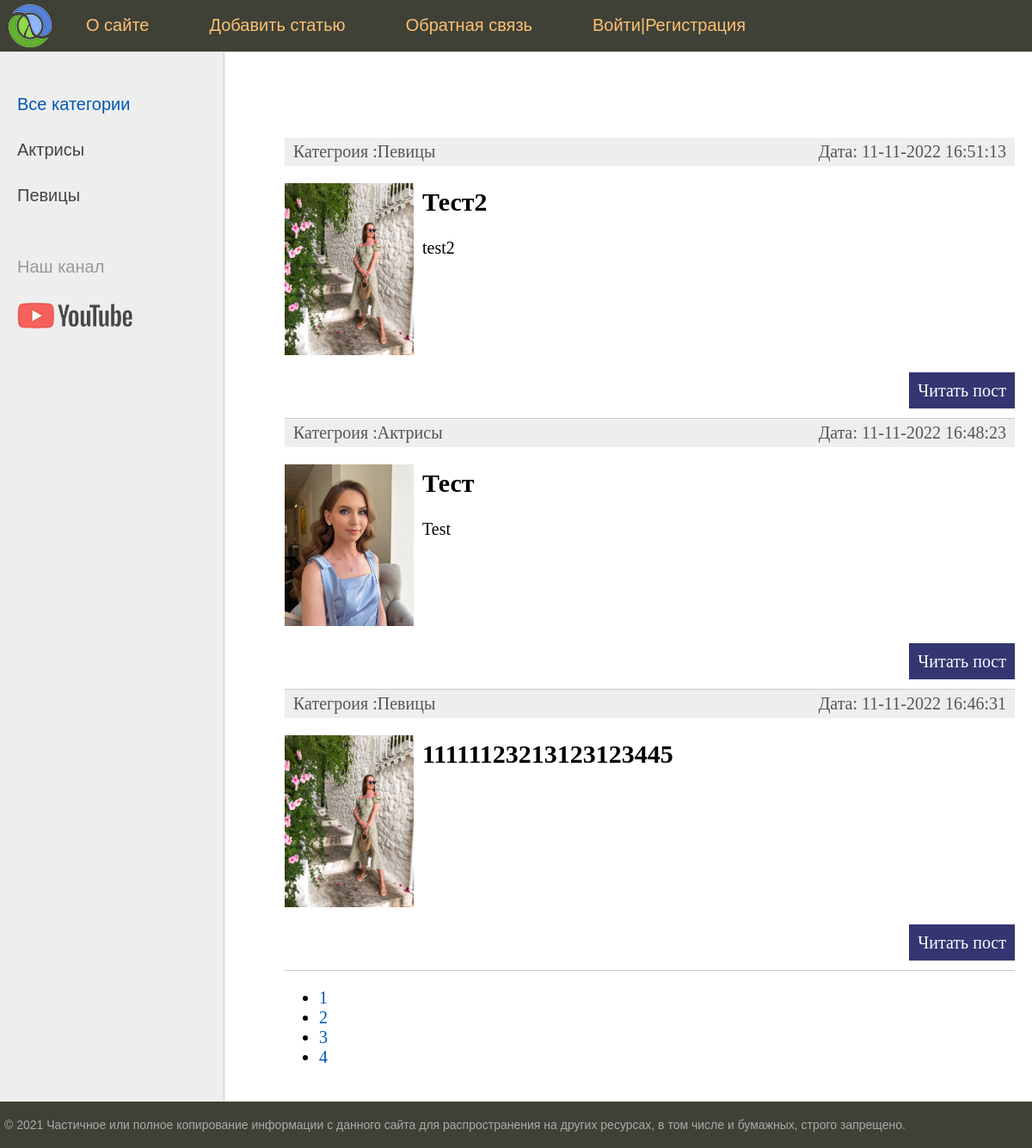
The page / on the database its author committed.
### women/models.py (models this page shows, shortened)
class Category(models.Model):
    name = models.CharField(max_length=100, db_index=True, verbose_name='Название категории')
    slug = models.SlugField(max_length=255, unique=True, db_index=True, verbose_name='URL')
    class Meta:
        verbose_name = 'Категроии'
        verbose_name_plural = 'Категории'
        ordering = ['name']
    def get_absolute_url(self):
        return reverse('category', kwargs={'post_slug': self.slug})
    def __str__(self):
        return self.name

class Women(models.Model):
    title = models.CharField(max_length=255, verbose_name='Заголовок')
    slug = models.SlugField(max_length=255, unique=True, db_index=True, verbose_name='URL')
    content = models.TextField(blank=True, verbose_name='Текст')
    photo = models.ImageField(upload_to="photos/%Y/%m/%d", verbose_name='Фотографии')
    time_create = models.DateTimeField(auto_now_add=True, verbose_name='Время создания')
    time_update = models.DateTimeField(auto_now=True, verbose_name='Время правки')
    is_published = models.BooleanField(default=True, verbose_name='Публикация')
    cat = models.ForeignKey('Category', on_delete=models.PROTECT, verbose_name='Категория')
    def get_absolute_url(self):
        return reverse('post', kwargs={'post_slug': self.slug})
    class Meta:
        verbose_name = 'Известные женщины'
        verbose_name_plural = 'Известные женщины'
        ordering = ['-time_create', 'title']

### women/views.py (the view)
# urls.py: path('', views.WomenHome.as_view(), name='home'),
class WomenHome(DataMixin, ListView):
    paginate_by = 3
    model = Women
    template_name = 'index.html'
    context_object_name = 'posts'
    def get_context_data(self, *, object_list=None, **kwargs):
        context = super().get_context_data(**kwargs)
        c_def = self.get_user_context(title='Главная страница')
        return dict(list(context.items())+list(c_def.items()))
    def get_queryset(self):
        return Women.objects.filter(is_published=True)

### women/templatetags/tags_wis.py (called while the page is built)
@register.inclusion_tag('list_menu.html')
def show_menu():
    menu = [{'title': 'О сайте', 'url_name': 'about'},
            {'title': 'Добавить статью', 'url_name': 'addpage'},
            {'title': 'Обратная связь', 'url_name': 'contact'},
            ]
    return {'menu': menu}

### women/utils.py (called while the page is built)
    def get_user_context(self, **kwargs):
        context = kwargs
        cats = Category.objects.all()
        context['cats'] = cats
        if 'cat_selected' not in context:
            context['cat_selected'] = 0
        return context

### women/templates/index.html (shortened to what this page needs)
{% extends 'base.html' %}
{% block content %}
<ul class="list-articles">
	{% for p in posts %}
	<li><div class="article-panel">
		<p class="first">Категроия :{{p.cat}}</p>
		<p class="last">Дата: {{p.time_update|date:'d-m-Y H:i:s' }}</p>
	</div>
		{% if p.photo %}
		<p><img class="img-article-left thumb" src="{{p.photo.url}}"></p>
		{% endif %}
			<h2>{{p.title}}</h2>
	{% autoescape on %}
	{{p.content|linebreaks|truncatewords:50}}
	{% endautoescape %}
			<p class="link-read-post"><a href="{{ p.get_absolute_url }}">Читать пост</a></p>
			</li>
	{% endfor %}
</ul>
{% endblock %}

### women/templates/base.html (shortened to what this page needs)
{% load static %}
{% load tags_wis %}
<!DOCTYPE html>
<html>
<head>
	<link type="text/css" href="{% static 'women/css/styles.css' %}" rel="stylesheet" />
</head>
<body>
<table class="table-page" border=0 cellpadding="0" cellspacing="0">
<tr><td valign=top>
{% block mainmenu %}
		<div class="header">
			<ul id="mainmenu" class="mainmenu">
			<li class="logo"><a href="{% url 'home' %}"><div class="logo"></div></a></li>
			{% show_menu %}
			</ul>
		</div>
{% endblock mainmenu %}
<table class="table-content" border=0 cellpadding="0" cellspacing="0">
<tr>
	<td valign="top" class="left-chapters">
	<ul id="leftchapters">
		{% if cat_selected == 0 %}
		<li class="selected">Все категории</li>
		{% else %}
		<li><a href="{% url 'home' %}">Все категории</a></li>
		{% endif %}
{% for c in cats %}
		{% if c.slug == cat_selected %}
		<li class="selected">{{ c.name }}</li>
		{% else %}
		<li><a href="{{ c.get_absolute_url }}">{{c.name}}</a></li>
		{% endif %}
{% endfor %}
		<li class="share">
		<p>Наш канал</p>
		<a class="share-yt" href="https://www.youtube.com/channel/UClJzWfGWuGJL2t-3dYKcHTA/playlists" target="_blank" rel="nofollow"></a>
		</li>
	</ul>
</td>
<td valign="top" class="content">
	<div class="content-text">
{% block content %}
{% endblock %}
{% if page_obj.has_other_pages %}
<nav class="list-pages">
	<ul>
		{% for p in paginator.page_range %}
		<li class="page-num"><a href="?page={{ p }}">{{p}}</a></li>
		{% endfor %}
	</ul>
</nav>
{% endif %}
	</div>
</td></tr></table>
</td></tr>
<tr><td valign=top>
	<div id="footer">
		<p>&copy; 2021 Частичное или полное копирование информации с данного сайта для распространения на других ресурсах, в том числе и бумажных, строго запрещено.</p>
	</div>
</td></tr></table>
</body>
</html>

### women/templates/list_menu.html
{% for m in menu %}
<li><a href="{% url m.url_name %}">{{m.title}}</a></li>
{% endfor %}
<li><a href="{% url 'login' %}">Войти</a>|<a href="{% url 'register' %}">Регистрация</a> </li>

### women/static/women/css/styles.css (style rules this page uses)
html, body { font-family: 'Arial'; margin: 0; padding: 0; height: 100%; width: 100%; color: #444; }
a { color: #0059b2; text-decoration: none; }
img { max-width: 600px; height: auto; }
img.img-article-left { max-width: 300px; height: auto; float: left; padding: 0 10px 10px 0; }
img.img-article-left.thumb { max-width: 150px; height: auto; }
p.link-read-post { text-align: right; }
p.link-read-post a { padding: 10px; min-width: 100px; background: #333671; color: #fff; text-decoration: none; }
div.article-panel { background: #eee; padding: 5px 10px 5px 10px; box-sizing: border-box; overflow: hidden; color: #555; }
div.article-panel p.first { margin: 0; float: left; }
div.article-panel p.last { margin: 0; float: right; }
ul.list-articles { list-style: none; margin: 0; padding: 0; }
ul.list-articles li { border-bottom: 1px solid #ccc; }
.table-page { width: 100%; height: 100%; vertical-align: top; }
.table-page tr { height: 100%; }
.header { background: #3F4137; height: 60px; }
.logo { background: url('../img/logo.png') no-repeat 10px 5px; width: 70px; height: 60px; }
ul.mainmenu { list-style: none; margin: 0; padding: 0; height: 60px; color: #fdc073; font-size: 20px; overflow: hidden; }
ul.mainmenu li { float: left; margin: 18px 40px 0 30px; }
ul.mainmenu li.logo { margin: 0; }
ul.mainmenu li a { color: #fdc073; text-decoration: none; }
.table-content { width: 100%; min-height: 100%; height: 100%; }
.left-chapters { margin: 0; background: #eee; border-right: 1px solid #ccc; min-height: 100%; }
.left-chapters ul { width: 230px; min-height: 100%; margin: 0; padding: 20px 10px 10px 20px; list-style: none; font-size: 20px; }
.left-chapters ul li { margin: 30px 0 0 0; color: #999; }
.left-chapters ul li.selected { color: #0059b2; }
.left-chapters ul li a { color: #444; text-decoration: none; }
.left-chapters ul li.share { margin: 60px 0 0 0; }
.left-chapters ul li.share p { margin: 30px 0 30px 0; }
.left-chapters ul li.share a { display: inline-block; width: 40px; height: 40px; margin: 0 20px 0 0; }
.left-chapters ul li.share a.share-yt { width: 100%; height: 30px; background: url('../img/share_yt.png') no-repeat 0 0 }
.content { padding: 40px 20px 20px 40px; width: 100%; box-sizing: border-box; }
.content-text { margin: 60px 0 0 30px; color: #000; font-size: 20px; font-family: Yandex Sans Display Light; }
#footer { box-sizing: border-box; background: #3F4137; padding: 5px; color: #aaa; font-size: 14px; font-family: Verdana, Geneva, Arial, Helvetica; text-align: left; overflow: hidden; }

### rows shown on the page
Category: name "Актрисы"
Category: name "Певицы"
Women: cat "Певицы", time_update "11-11-2022 16:51:13", photo (picture), title "Тест2", content "test2"
Women: cat "Актрисы", time_update "11-11-2022 16:48:23", photo (picture), title "Тест", content "Test"
Women: cat "Певицы", time_update "11-11-2022 16:46:31", photo (picture), title "11111123213123123445"

### other values the page prints
{{ m.title }} "О сайте" "Добавить статью" "Обратная связь"
{{ p }} "1" "2" "3" "4"
